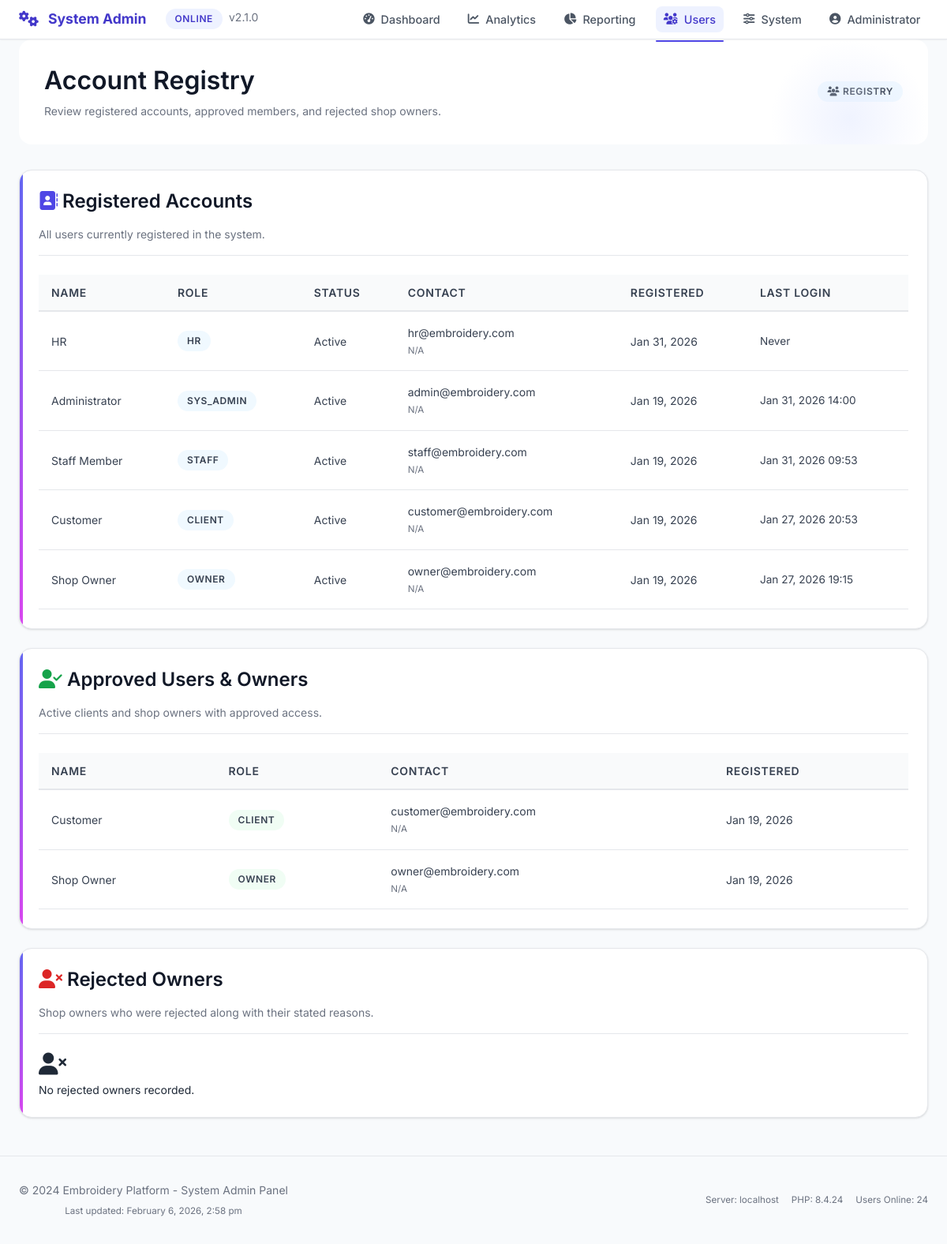
Page /sys_admin/accounts.php (signed in) on the committed database.
### tables this page shows
CREATE TABLE `users` (
  `id` int(11) NOT NULL,
  `fullname` varchar(100) DEFAULT NULL,
  `email` varchar(100) DEFAULT NULL,
  `password` varchar(255) DEFAULT NULL,
  `role` enum('sys_admin','staff','owner','hr','client') DEFAULT 'client',
  `status` enum('pending','active','inactive','rejected') DEFAULT 'active',
  `created_at` timestamp NOT NULL DEFAULT current_timestamp(),
  `email_verified` tinyint(1) DEFAULT 0,
  `phone` varchar(20) DEFAULT NULL,
  `phone_verified` tinyint(1) DEFAULT 0,
  `last_login` datetime DEFAULT NULL
);

### sys_admin/accounts.php (the view, shortened to what this page needs)
<?php
require_once '../config/db.php';
require_once 'partials.php';
$registeredAccounts = $pdo->query("
    SELECT id, fullname, email, phone, role, status, created_at, last_login
    FROM users
    ORDER BY created_at DESC
")->fetchAll();
$approvedAccounts = $pdo->query("
    SELECT id, fullname, email, phone, role, status, created_at, last_login
    FROM users
    WHERE status = 'active' AND role IN ('client', 'owner')
    ORDER BY created_at DESC
")->fetchAll();
$shopColumns = $pdo->query("SHOW COLUMNS FROM shops")->fetchAll(PDO::FETCH_COLUMN);
$hasRejectionReason = in_array('rejection_reason', $shopColumns, true);
$hasRejectedAt = in_array('rejected_at', $shopColumns, true);
$rejectionReasonSelect = $hasRejectionReason ? 's.rejection_reason' : 'NULL AS rejection_reason';
$rejectedAtSelect = $hasRejectedAt ? 's.rejected_at' : 'NULL AS rejected_at';
$orderBy = $hasRejectedAt ? 's.rejected_at DESC, u.id DESC' : 'u.id DESC';
$rejectedOwners = $pdo->query("
    SELECT u.id, u.fullname, u.email, u.phone, u.status, s.shop_name,
           $rejectionReasonSelect,
           $rejectedAtSelect
    FROM users u
    JOIN shops s ON s.owner_id = u.id
    WHERE u.role = 'owner' AND (u.status = 'rejected' OR s.status = 'rejected')
    ORDER BY $orderBy
")->fetchAll();
?>
<!DOCTYPE html>
<html lang="en">
<head>
    <link rel="stylesheet" href="../assets/css/style.css">
    <link rel="stylesheet" href="https://cdnjs.cloudflare.com/ajax/libs/font-awesome/6.4.0/css/all.min.css">
</head>
<body>
    <?php sys_admin_nav('accounts'); ?>
    <div class="container">
        <div class="dashboard-header fade-in">
            <div class="d-flex justify-between align-center">
                <div>
                    <h2>Account Registry</h2>
                    <p class="text-muted">Review registered accounts, approved members, and rejected shop owners.</p>
                </div>
                <span class="badge badge-info"><i class="fas fa-users"></i> Registry</span>
            </div>
        </div>
        <div class="registry-grid">
            <div class="card registry-card">
                <div class="card-header">
                    <h3><i class="fas fa-address-book text-primary"></i> Registered Accounts</h3>
                    <p class="text-muted">All users currently registered in the system.</p>
                </div>
                <?php if (empty($registeredAccounts)): ?>
                    <div class="empty-state">
                        <i class="fas fa-user-slash fa-2x mb-2"></i>
                        <p class="mb-0">No registered accounts found.</p>
                    </div>
                <?php else: ?>
                    <table class="table">
                        <thead>
                            <tr>
                                <th>Name</th>
                                <th>Role</th>
                                <th>Status</th>
                                <th>Contact</th>
                                <th>Registered</th>
                                <th>Last Login</th>
                            </tr>
                        </thead>
                        <tbody>
                            <?php foreach ($registeredAccounts as $account): ?>
                                <tr>
                                    <td><?php echo htmlspecialchars($account['fullname'] ?? '—'); ?></td>
                                    <td><span class="badge badge-info"><?php echo ucfirst($account['role']); ?></span></td>
                                    <td><?php echo ucfirst($account['status'] ?? '—'); ?></td>
                                    <td>
                                        <div><?php echo htmlspecialchars($account['email'] ?? '—'); ?></div>
                                        <small class="text-muted"><?php echo htmlspecialchars($account['phone'] ?? 'N/A'); ?></small>
                                    </td>
                                    <td><?php echo $account['created_at'] ? date('M d, Y', strtotime($account['created_at'])) : '—'; ?></td>
                                    <td class="muted-cell"><?php echo $account['last_login'] ? date('M d, Y H:i', strtotime($account['last_login'])) : 'Never'; ?></td>
                                </tr>
                            <?php endforeach; ?>
                        </tbody>
                    </table>
                <?php endif; ?>
            </div>
            <div class="card registry-card">
                <div class="card-header">
                    <h3><i class="fas fa-user-check text-success"></i> Approved Users & Owners</h3>
                    <p class="text-muted">Active clients and shop owners with approved access.</p>
                </div>
                <?php if (empty($approvedAccounts)): ?>
                    <div class="empty-state">
                        <i class="fas fa-user-check fa-2x mb-2"></i>
                        <p class="mb-0">No approved users found.</p>
                    </div>
                <?php else: ?>
                    <table class="table">
                        <thead>
                            <tr>
                                <th>Name</th>
                                <th>Role</th>
                                <th>Contact</th>
                                <th>Registered</th>
                            </tr>
                        </thead>
                        <tbody>
                            <?php foreach ($approvedAccounts as $account): ?>
                                <tr>
                                    <td><?php echo htmlspecialchars($account['fullname'] ?? '—'); ?></td>
                                    <td><span class="badge badge-success"><?php echo ucfirst($account['role']); ?></span></td>
                                    <td>
                                        <div><?php echo htmlspecialchars($account['email'] ?? '—'); ?></div>
                                        <small class="text-muted"><?php echo htmlspecialchars($account['phone'] ?? 'N/A'); ?></small>
                                    </td>
                                    <td><?php echo $account['created_at'] ? date('M d, Y', strtotime($account['created_at'])) : '—'; ?></td>
                                </tr>
                            <?php endforeach; ?>
                        </tbody>
                    </table>
                <?php endif; ?>
            </div>
            <div class="card registry-card">
                <div class="card-header">
                    <h3><i class="fas fa-user-times text-danger"></i> Rejected Owners</h3>
                    <p class="text-muted">Shop owners who were rejected along with their stated reasons.</p>
                </div>
                <?php if (empty($rejectedOwners)): ?>
                    <div class="empty-state">
                        <i class="fas fa-user-times fa-2x mb-2"></i>
                        <p class="mb-0">No rejected owners recorded.</p>
                    </div>
                <?php endif; ?>
            </div>
        </div>
    </div>
    <?php sys_admin_footer(); ?>
</body>
</html>

### sys_admin/partials.php (shortened to what this page needs)
<?php
function sys_admin_nav(string $activePage): void {
    $userName = htmlspecialchars($_SESSION['user']['fullname'] ?? 'System Admin');
    $navItems = [
        ['key' => 'dashboard', 'label' => 'Dashboard', 'icon' => 'fas fa-tachometer-alt', 'href' => 'dashboard.php'],
        ['key' => 'analytics', 'label' => 'Analytics', 'icon' => 'fas fa-chart-line', 'href' => 'analytics.php'],
        ['key' => 'analytics_reporting', 'label' => 'Reporting', 'icon' => 'fas fa-chart-pie', 'href' => 'analytics_reporting.php'],
    ];
    $userItems = [
        ['key' => 'member_approval', 'label' => 'Approvals', 'icon' => 'fas fa-user-check', 'href' => 'member_approval.php'],
        ['key' => 'membership_lifecycle', 'label' => 'Lifecycle', 'icon' => 'fas fa-user-clock', 'href' => 'membership_lifecycle.php'],
        ['key' => 'accounts', 'label' => 'Accounts', 'icon' => 'fas fa-users', 'href' => 'accounts.php'],
    ];
    $systemItems = [
        ['key' => 'system_control', 'label' => 'Control', 'icon' => 'fas fa-sliders-h', 'href' => 'system_control.php'],
        ['key' => 'content_moderation', 'label' => 'Moderation', 'icon' => 'fas fa-shield-halved', 'href' => 'content_moderation.php'],
        ['key' => 'notification_reminder', 'label' => 'Notifications', 'icon' => 'fas fa-bell', 'href' => 'notification_reminder.php'],
        ['key' => 'config_backup', 'label' => 'Config & Backup', 'icon' => 'fas fa-database', 'href' => 'backup.php'],
        ['key' => 'dss_config', 'label' => 'Security', 'icon' => 'fas fa-shield-alt', 'href' => 'dss_config.php'],
        ['key' => 'audit_logs', 'label' => 'Audit Logs', 'icon' => 'fas fa-clipboard-list', 'href' => 'audit_logs.php'],
    ];
    $userActive = in_array($activePage, array_column($userItems, 'key'), true);
    $systemActive = in_array($activePage, array_column($systemItems, 'key'), true);
    ?>
    <nav class="navbar navbar--compact">
        <div class="container d-flex justify-between align-center">
            <div class="d-flex align-center gap-4">
                <a href="dashboard.php" class="navbar-brand">
                    <i class="fas fa-cogs"></i>
                    <span>System Admin</span>
                </a>
                <div class="d-flex gap-2">
                    <span class="badge badge-primary">Online</span>
                    <span class="text-muted">v2.1.0</span>
                </div>
            </div>
            <ul class="navbar-nav">
                <?php foreach ($navItems as $item): ?>
                    <li>
                        <a href="<?php echo $item['href']; ?>" class="nav-link <?php echo $activePage === $item['key'] ? 'active' : ''; ?>">
                            <i class="<?php echo $item['icon']; ?>"></i> <?php echo $item['label']; ?>
                        </a>
                    </li>
                <?php endforeach; ?>
                <li class="dropdown">
                    <a href="#" class="nav-link dropdown-toggle <?php echo $userActive ? 'active' : ''; ?>">
                        <i class="fas fa-users-cog"></i> Users
                    </a>
                </li>
                <li class="dropdown">
                    <a href="#" class="nav-link dropdown-toggle <?php echo $systemActive ? 'active' : ''; ?>">
                        <i class="fas fa-sliders-h"></i> System
                    </a>
                </li>
                <li class="dropdown">
                    <a href="#" class="nav-link dropdown-toggle">
                        <i class="fas fa-user-circle"></i> <?php echo $userName; ?>
                    </a>
                </li>
            </ul>
        </div>
    </nav>
    <?php
}
function sys_admin_footer(): void {
    ?>
    <footer class="footer">
        <div class="container">
            <div class="d-flex justify-between align-center">
                <div>
                    <p class="mb-1">&copy; 2024 Embroidery Platform - System Admin Panel</p>
                    <small class="text-muted">Last updated: <?php echo date('F j, Y, g:i a'); ?></small>
                </div>
                <div class="d-flex gap-3">
                    <small class="text-muted">Server: <?php echo $_SERVER['SERVER_NAME'] ?? 'localhost'; ?></small>
                    <small class="text-muted">PHP: <?php echo phpversion(); ?></small>
                    <small class="text-muted">Users Online: 24</small>
                </div>
            </div>
        </div>
    </footer>
    <?php
}

### sys_admin/accounts.php (style rules this page uses)
.registry-grid { display: grid; grid-template-columns: repeat(12, 1fr); gap: 1.5rem; margin: 2rem 0; }
.registry-card { grid-column: span 12; }
.registry-card table { margin-bottom: 0; }
.muted-cell { color: var(--gray-500); font-size: 0.85rem; }

### rows in the picture
users: fullname "HR", role "HR", status "Active", email "hr@embroidery.com", phone "N/A", created_at "Jan 31, 2026", shows "Never"
users: fullname "Administrator", role "SYS_ADMIN", status "Active", email "admin@embroidery.com", phone "N/A", created_at "Jan 19, 2026", last_login "Jan 31, 2026 14:00"
users: fullname "Staff Member", role "STAFF", status "Active", email "staff@embroidery.com", phone "N/A", created_at "Jan 19, 2026", last_login "Jan 31, 2026 09:53"
users: fullname "Customer", role "CLIENT", status "Active", email "customer@embroidery.com", phone "N/A", created_at "Jan 19, 2026", last_login "Jan 27, 2026 20:53"
users: fullname "Shop Owner", role "OWNER", status "Active", email "owner@embroidery.com", phone "N/A", created_at "Jan 19, 2026", last_login "Jan 27, 2026 19:15"

### other values in the picture
$item['label'] "Dashboard"
$item['label'] "Analytics"
$item['label'] "Reporting"
$userName "Administrator"
$_SERVER['SERVER_NAME'] "localhost"
phpversion() "8.4.24"
